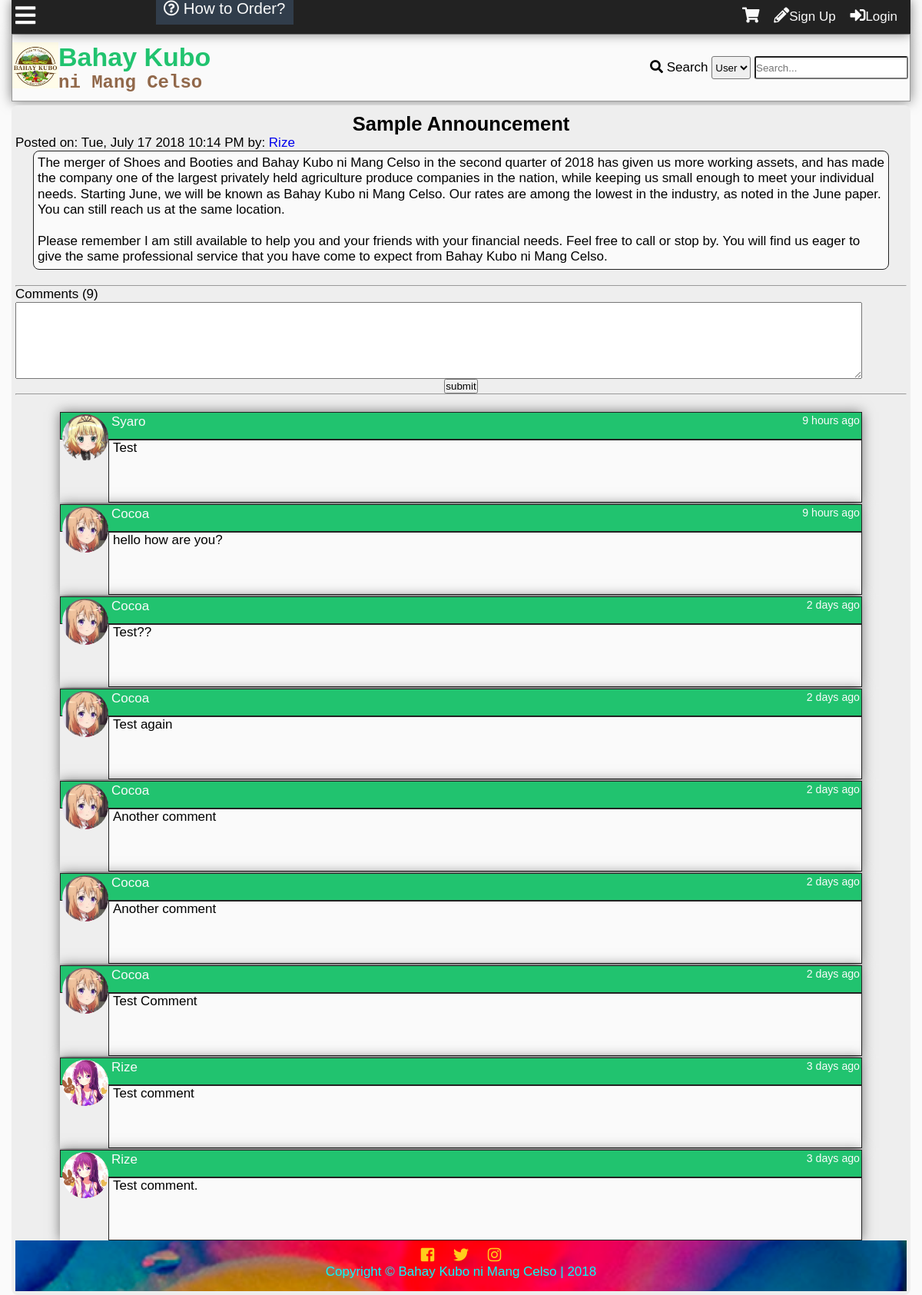
Screenshot of /announcement.php with the database file from the repository.
### tables this page shows
CREATE TABLE `tblannouncement` (
  `announceid` int(11) NOT NULL,
  `title` varchar(100) NOT NULL,
  `content` text NOT NULL,
  `datecreated` datetime DEFAULT NULL,
  `author` int(11) NOT NULL
);

CREATE TABLE `tbluser` (
  `userid` int(11) NOT NULL,
  `username` varchar(100) NOT NULL,
  `password` varchar(100) NOT NULL,
  `firstname` varchar(100) NOT NULL,
  `middlename` varchar(100) NOT NULL,
  `lastname` varchar(100) NOT NULL,
  `birthday` varchar(20) NOT NULL,
  `datecreated` timestamp NOT NULL DEFAULT '0000-00-00 00:00:00',
  `email` varchar(100) NOT NULL,
  `website` varchar(255) NOT NULL,
  `location` varchar(255) NOT NULL,
  `usertypeid` int(11) NOT NULL,
  `access` int(11) NOT NULL,
  `imgname` varchar(100) NOT NULL,
  `imgtype` varchar(100) NOT NULL,
  `imgpath` varchar(200) NOT NULL,
  `bio` text NOT NULL,
  `is_show_email` tinyint(1) NOT NULL,
  `gender` int(11) NOT NULL,
  `lastupdate` timestamp NOT NULL DEFAULT '0000-00-00 00:00:00',
  `lastonline` timestamp NOT NULL DEFAULT '0000-00-00 00:00:00',
  `profileviews` int(11) NOT NULL
);

CREATE TABLE `tblcommentann` (
  `commentannid` int(11) NOT NULL,
  `announceid` int(11) NOT NULL,
  `comment` mediumtext NOT NULL,
  `userid` int(11) NOT NULL,
  `dateposted` datetime DEFAULT NULL
);

### announcement.php (the view, shortened to what this page needs)
<?php
	include'functions.php';
	require_once'connection.php';
?>
<!DOCTYPE html>
<html lang="en">
<head>
  	<link rel="stylesheet" href="css/style.css">
  	<link rel="stylesheet" href="css/fontawesome-all.css">
</head>
<body>
	<div class="main-container">
	<div class="other-content">
<?php
$sql="SELECT announceid,title,content,t1.datecreated,username FROM tblannouncement AS t1
LEFT JOIN tbluser
	ON userid = author
ORDER BY announceid DESC
LIMIT 1";
$result= $conn->query($sql);
$row=$result->fetch_object();
$id = $row->announceid;
$title = $row->title;
$content = $row->content;
$date = date('D, F j Y g:i A',strtotime($row->datecreated));
$author = $row->username;
echo '<h2 id="announcement-title">'.$title.'</h2>
<p>Posted on: '.$date.' by: <a href="profile.php?name='.$author.'">'.$author.'</a></p>
<div class="announce-content">'.nl2br($content);
echo'</div>
<br><hr>';
$sql = "SELECT commentannid FROM tblcommentann WHERE announceid = '$id'";
$result= $conn->query($sql);
$comments = $result->num_rows;
echo'<p>Comments ('.$comments.')</p>
';
if(isset($_SESSION['id'])){
echo'<form id="comment-form">
	<textarea id="announcement-text" required></textarea>
	<br>
	<input type="hidden" value="'.$_SESSION['id'].'" id="user-id">
	<input type="hidden" value="'.$id.'" id="announce-id">
	<center><input type="submit" value="submit"></center>
</form>
<hr><br>
';
}else{
	echo'<form id="comment-form">
	<textarea id="announcement-text" required></textarea>
	<br>
	<input type="hidden" id="user-id">
	<input type="hidden" id="announce-id">
	<center><input type="submit" value="submit"></center>
</form>
<hr><br>
';
}
echo '<div id="announcement-comments">';
$sql = "SELECT commentannid,comment,t1.userid,username,imgpath,dateposted FROM tblcommentann AS t1
	LEFT JOIN tbluser AS t2
		ON t1.userid = t2.userid
	WHERE announceid = '$id'
	ORDER BY dateposted DESC";
$result = $conn->query($sql);
while($row = $result->fetch_object()){
	$comment = $row->comment;
	$user = $row->username;
	$img = $row->imgpath;
	$date = $row->dateposted;
	echo'<div class="comment-box">
<div class="comment-header">
<a class="cm-user" href="profile.php?name='.$user.'">
<div class="comment-tn">
<img src="'.$img.'">
</div>
'.$user.'</a>
<small>'.time_elapsed_string($date).'</small>
</div>
<div class="comment-body">
<div class="com-container"><p class="comment-cm">'.nl2br($comment).'</p></div></div>';
echo'</div>
';
}
?>
	</div>
	</div>
</body>
</html>

### css/style.css (style rules this page uses)
* { padding:0; margin:0; }
:root { --facebookblue:#4267b2; --twitterlogo:#00aced; --lightblue:#c0deed; --sunflower:#ffce1b; --orangered:#FF4500; --magenta:#ff00ff; --lime:#32CD32; --palegreen:#98fb98; --dark-red:#590000; --blood-red:#8B0000; --cyan:#00ffff; --bluegreen:#21c36f; --canvas:#F3ECE2; --primary-color:#21c36f; --secondary-color:#c0deed; --contrast: #91684a; --secondary-contrast:#313d4b; --light-color:#fafafa; --dark-color:#222; --gray:#eee; --darkgray:#999; }
body { font-family: Lora,'MS Sans Serif',Geneva,sans-serif; font-size: 17px; background:var(--light-color); }
h1,h2,h3,h4,h5,h6 { font-family: Arial, Helvetica, sans-serif; }
a { text-decoration: none; }
.main-container { display:grid; grid-template-areas: "subheader" "header" "main-search" "content" "footer"; margin:0px; padding:0 15px 0 15px; }
#announcement-title { font-family: "Arial", sans-serif; }
.announce-content { font-family: verdana, sans-serif; background: var(--light-color); display: block; margin: 0 auto; width: 95%; min-height: 100px; border: 1px solid var(--dark-color); border-radius: 8px; padding:5px; line-height: 1.2em; }
#announcement-text { width:95%; height:100px; }
.other-content { box-sizing: border-box; border-radius: 8px; padding:5px; background: var(--gray); min-height:85vh; position: relative; }
.other-content h2,.other-content h3 { text-align: center; margin-top: 5px; }
.comment-box { width:90%; display:block; margin-left: auto; margin-right: auto; margin-top: 2px; box-shadow: 0 0 15px rgba(0,0,0,0.5); }
.comment-box small { float:right; }
.comment-header { background: var(--primary-color); color: var(--light-color); padding:2px; padding-bottom:12px; border:1px solid var(--dark-color); }
.cm-user { color: var(--light-color); padding-left:4px; }
.comment-body { background: var(--light-color); padding-left: 5px; min-height:80px; border: 1px solid var(--dark-color); overflow-x: hidden; overflow-y: hidden; }
.com-container { width:670px; }
.comment-cm { word-wrap: break-word; }
.comment-tn { height:60px; width:60px; border-radius: 50%; overflow:hidden; float:left; }
.comment-tn img { max-width: 100%; }

### rows the page displays
tblannouncement: title "Sample Announcement", datecreated "Tue, July 17 2018 10:14 PM", tbluser.username "Rize", content "The merger of Shoes and Booties and Bahay Kubo ni Mang Celso in the second quarter of 2018 has given us more working assets, and has made the company one of the largest privately held agriculture produce companies in the nation, while keeping us small enough to meet your individual needs. Starting June, we will be known as Bahay Kubo ni Mang Celso. Our rates are among the lowest in the industry, as noted in the June paper. You can still reach us at the same location. Please remember I am still available to help you and your friends with your financial needs. Feel free to call or stop by. You will find us eager to give the same professional service that you have come to expect from Bahay…"
tblcommentann: userid.imgpath (picture), userid.username "Syaro", dateposted "9 hours ago", comment "Test"
tblcommentann: userid.imgpath (picture), userid.username "Cocoa", dateposted "9 hours ago", comment "hello how are you?"
tblcommentann: userid.imgpath (picture), userid.username "Cocoa", dateposted "2 days ago", comment "Test??"
tblcommentann: userid.imgpath (picture), userid.username "Cocoa", dateposted "2 days ago", comment "Test again"
tblcommentann: userid.imgpath (picture), userid.username "Cocoa", dateposted "2 days ago", comment "Another comment"
tblcommentann: userid.imgpath (picture), userid.username "Cocoa", dateposted "2 days ago", comment "Another comment"
tblcommentann: userid.imgpath (picture), userid.username "Cocoa", dateposted "2 days ago", comment "Test Comment"
tblcommentann: userid.imgpath (picture), userid.username "Rize", dateposted "3 days ago", comment "Test comment"
tblcommentann: userid.imgpath (picture), userid.username "Rize", dateposted "3 days ago", comment "Test comment."

### other values shown
$comments "9"
